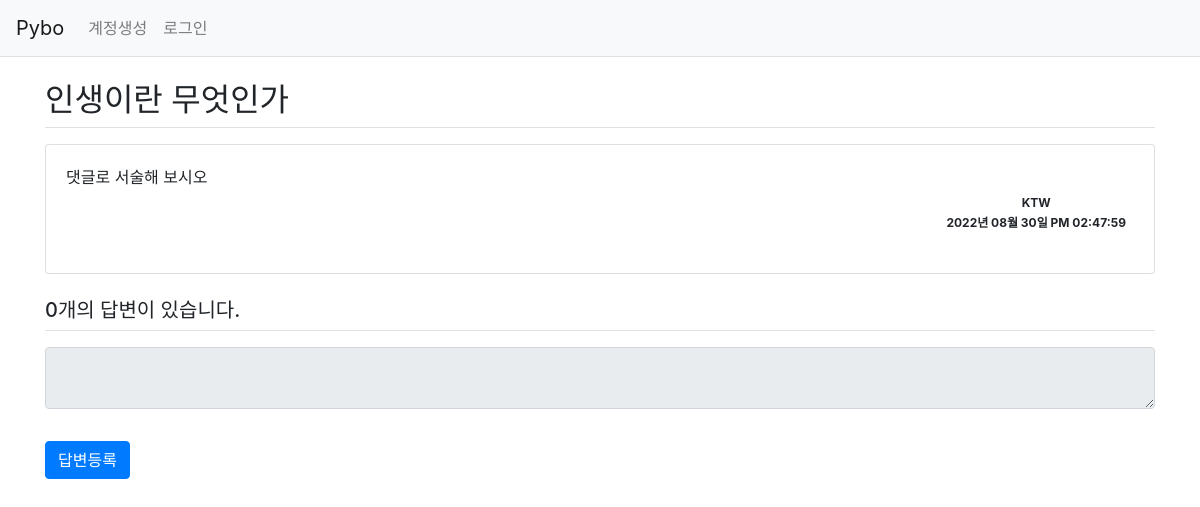
/question/detail/12/, run on an earlier commit of the app's database.
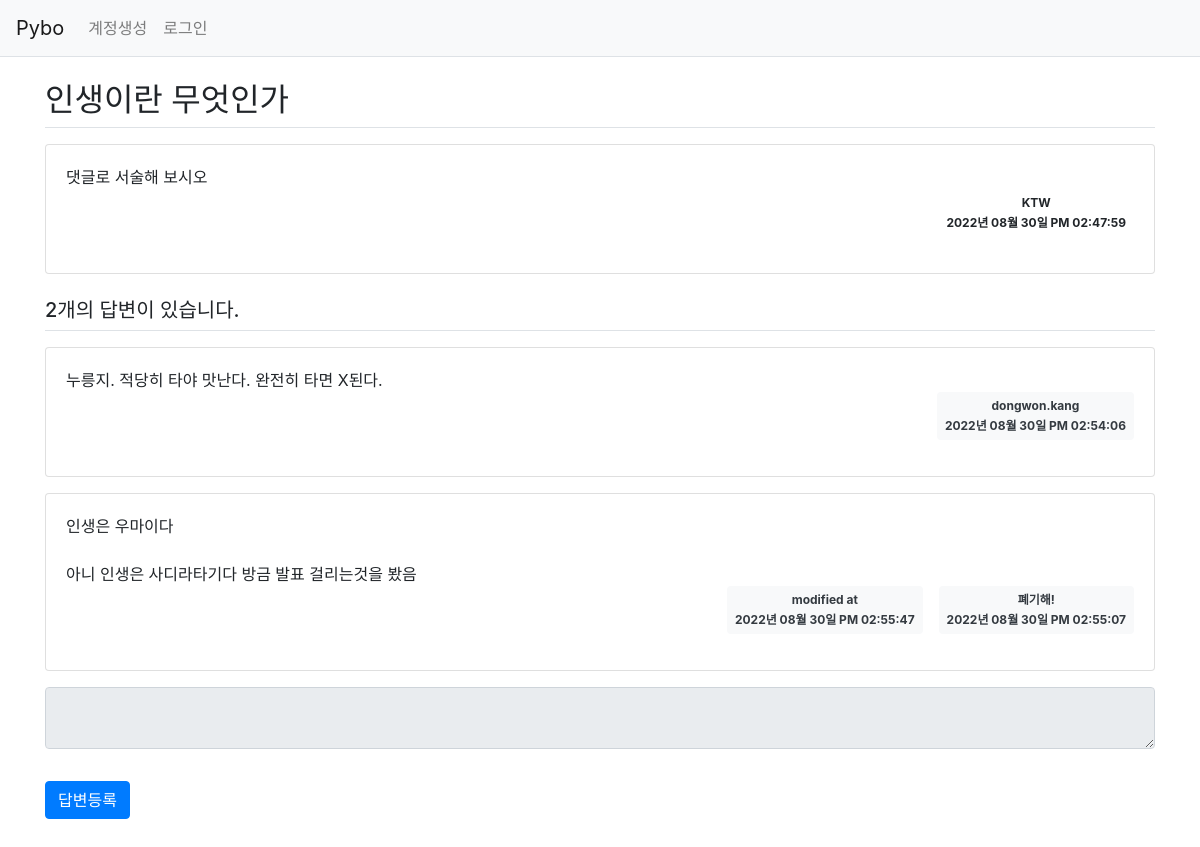
And on a later commit of the database.
### pybo/models.py (models this page shows)
class Question(db.Model):
    id = db.Column(db.Integer, primary_key = True)
    subject = db.Column(db.String(200), nullable=False)
    content = db.Column(db.Text(), nullable=False)
    create_date = db.Column(db.DateTime(), nullable=False)
    user_id = db.Column(db.Integer, db.ForeignKey('user.id', ondelete='CASCADE'), nullable=False)
    user = db.relationship('User', backref=db.backref('question_set'))
    modify_date = db.Column(db.DateTime(), nullable=True)

class User(db.Model):
    id = db.Column(db.Integer, primary_key=True)
    username = db.Column(db.String(150), unique=True, nullable=False)
    password = db.Column(db.String(200), nullable=False)
    email = db.Column(db.String(120), unique=True, nullable=False)
    usernick = db.Column(db.String(20), nullable=True)
    create_date = db.Column(db.DateTime(), nullable=False)
    userprofile = db.Column(db.Text(), nullable=True)

class Answer(db.Model):
    id = db.Column(db.Integer, primary_key = True)
    question_id = db.Column(db.Integer, db.ForeignKey('question.id', ondelete='CASCADE'))
    question = db.relationship('Question', backref=db.backref('answer_set',))
    content = db.Column(db.Text(), nullable=False)
    create_date = db.Column(db.DateTime(), nullable=False)
    user_id = db.Column(db.Integer, db.ForeignKey('user.id', ondelete='CASCADE'), nullable=False)
    user = db.relationship('User', backref=db.backref('answer_set'))
    modify_date = db.Column(db.DateTime(), nullable=True)

### pybo/views/question_views.py (the view)
@bp.route('/detail/<int:question_id>/')
def detail(question_id):
    form = AnswerForm()
    question = Question.query.get_or_404(question_id)
    return render_template('question/question_detail.html', question=question, form=form)

### pybo/forms.py
class AnswerForm(FlaskForm):
    content = TextAreaField('내용', validators=[DataRequired('내용은 필수 입력입력 항목입니다.')])

### pybo/filter.py (called while the page is built)
def format_datetime(value, fmt='%Y년 %m월 %d일 %p %I:%M:%S'):
    return value.strftime(fmt)

### pybo/views/auth_views.py (called while the page is built)
@bp.before_app_request
def load_logged_in_user():
    user_id = session.get('user_id')
    if user_id is None:
        g.user = None
    else:
        g.user = User.query.get(user_id)

### pybo/templates/question/question_detail.html (shortened to what this page needs)
{% extends 'base.html' %}
{% block content %}
<link rel="stylesheet" href="{{url_for('static', filename='bootstrap.min.css')}}">
<div class="container my-3">
    <h2 class="border-bottom py-2">{{question.subject}}</h2>
    <div class="card my-3">
        <div class="card-body">
            <div class="card-text" style="white-space: pre-line;">{{question.content}}</div>
            <div class="d-flex justify-content-end">
                <div class="badge badge-lite p-2 text-start">
                    <div class="mb-2">{{ question.user.usernick }}</div>
                    <div>{{ question.create_date|datetime }}</div>
                </div>
            </div>
        </div>
    </div>
    <h5 class="border-bottom my-3 py-2">{{ question.answer_set|length }}개의 답변이 있습니다.</h5>
    {% for answer in question.answer_set %}
    <div class="card my-3">
        <div class="card-body">
            <div class="card-text" style="white-space: pre-line;">{{answer.content}}</div>
            <div class="d-flex justify-content-end">
                {% if answer.modify_date %}
                <div class="badge bg-light text-dark p-2 text-start mx-3">
                    <div class="mb-2">modified at</div>
                    <div>{{ answer.modify_date|datetime }}</div>
                </div>
                {% endif %}
                <div class="badge bg-light text-dark p-2 text-start">
                  <div class="mb-2">{{ answer.user.usernick }}</div>
                  <div>{{ answer.create_date|datetime }}</div>
                </div>
            </div>
        </div>
    </div>
    {% endfor %}
    <form action="{{url_for('answer.create', question_id=question.id) }}" method="post" class="my-3">
        <div class="form-group">
            <textarea {% if not g.user %}disabled{% endif %} name="content" id="content" class="form-control" row="10"></textarea>
        </div>
        <input type="submit" value="답변등록" class="btn btn-primary my-3">
    </form>
</div>
{% endblock %}

### pybo/templates/base.html (shortened to what this page needs)
<!doctype html>
<html>
<head>
    <link rel="stylesheet" href="{{ url_for('static', filename='bootstrap.min.css')}}">
    <link rel="stylesheet" href="{{ url_for('static', filename='style.css')}}">
</head>
<body>
{% include "navbar.html" %}
{% block content %}
{% endblock %}
</body>
</html>

### pybo/templates/navbar.html (shortened to what this page needs)
<nav class="navbar navbar-expand-lg navbar-light bg-light border-bottom">
    <a class="navbar-brand" href="{{ url_for('main.index') }}">Pybo</a>
    <div class="collapse navbar-collapse flex-grow-0" id="navbarNav">
        {% if g.user %}
        <ul class="navbar-nav">
            <li class="nav-item ">
                <a class="nav-link" href="{{ url_for('auth.logout') }}">{{ g.user.username }} (로그아웃)</a>
            </li>
        </ul>
        {% else %}
        <ul class="navbar-nav">
            <li class="nav-item ">
                <a class="nav-link" href="{{ url_for('auth.signup') }}">계정생성</a>
            </li>
            <li class="nav-item ">
                <a class="nav-link" href="{{ url_for('auth.login') }}">로그인</a>
            </li>
        </ul>
        {% endif %}
    </div>
</nav>

### pybo/static/style.css (style rules this page uses)
textarea { width:100% }
input[type=submit] { margin-top : 10px }

What changed in the data, as far as the page shows it:
added Answer: content "누릉지. 적당히 타야 맛난다. 완전히 타면 X된다.", user.usernick "dongwon.kang", create_date "2022년 08월 30일 PM 02:54:06"
added Answer: content "인생은 우마이다 아니 인생은 사디라타기다 방금 발표 걸리는것을 봤음", modify_date "2022년 08월 30일 PM 02:55:47", user.usernick "폐기해!", create_date "2022년 08월 30일 PM 02:55:07"
Also different on the page:
{{ question.answer_set|length }}: "0" → "2"
